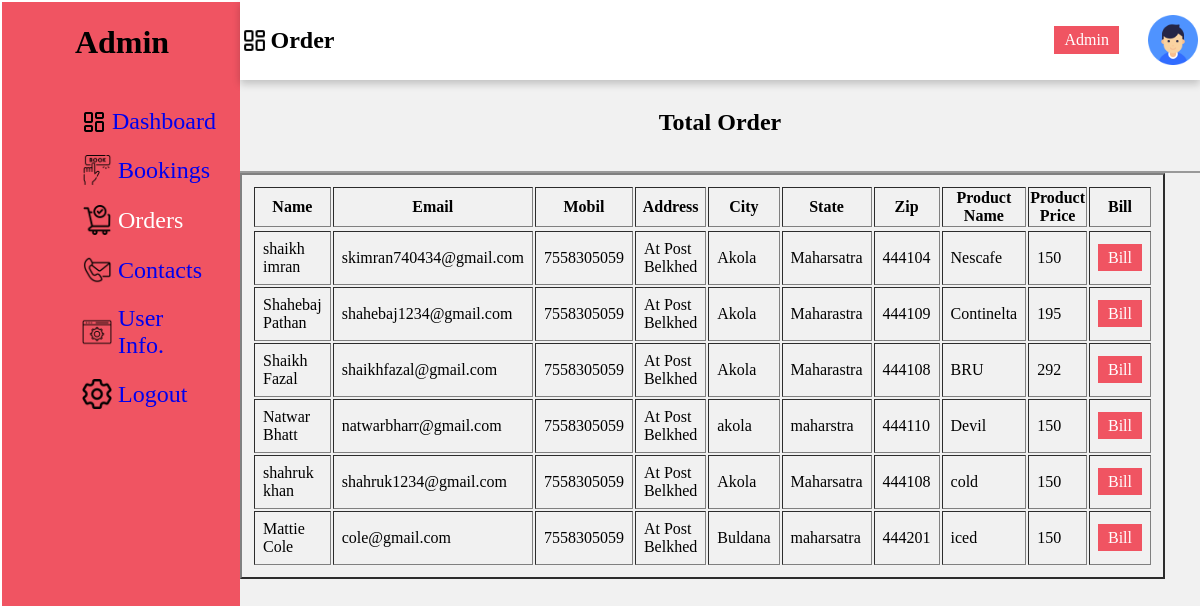
/admin/order_detail.php, run on the app's committed database.
### tables this page shows
CREATE TABLE IF NOT EXISTS `order_detail` (
  `id` int NOT NULL AUTO_INCREMENT,
  `fname` varchar(10) NOT NULL,
  `lname` varchar(10) NOT NULL,
  `email` text NOT NULL,
  `mobil` varchar(10) NOT NULL,
  `address1` varchar(50) NOT NULL,
  `address2` varchar(50) NOT NULL,
  `city` varchar(10) NOT NULL,
  `state` varchar(10) NOT NULL,
  `zip` int NOT NULL,
  `pname` varchar(10) NOT NULL,
  `pprice` int NOT NULL,
  PRIMARY KEY (`id`)
);

### admin/order_detail.php (the view, shortened to what this page needs)
<!DOCTYPE html>
<html lang="en">
<head>
    <link rel="stylesheet" href="styles.css">
</head>
<body>
    <div class="side-menu">
        <div class="brand-name">
            <h1>Admin</h1>
        </div>
        <ul>
            <li><img src="../admin//images/dashboard.png" alt="">&nbsp;<a href="index.php"><a href="index.php"><span>Dashboard</span></a> </li>
            <li><img src="../admin/images/booking.png" alt="" width="30px" height="30px">&nbsp;<a href="booking_detail.php"><span>Bookings</span></a> </li>
            <li><img src="../admin/images/order.png" alt="" width="30px" height="30px">&nbsp;<span>Orders</span> </li>
            <li><img src="../admin/images/contact.png" alt="" width="30px" height="30px">&nbsp;<a href="contact_detail.php"><span>Contacts</span></a> </li>
            <li><img src="../admin/images/manage-site.png" alt="" width="30px" height="30px">&nbsp;<a href="../admin/user_detail.php"><span>User Info.</span></a> </li>
            <li><img src="../admin/images/setting.png" alt="" width="30px" height="30px">&nbsp;<a href="../logout.php"><span>Logout</span></a> </li>
        </ul>
    </div>
    <div class="container">
        <div class="header">
                <img src="../admin//images/dashboard.png" width="25px" height="25px" alt="">&nbsp;
            <h2>Order</h2>
            <div class="nav">
                <div class="user">
                    <a href="#" class="btn">Admin</a>
                    <div class="img-case">
                        <img src="../admin/images/user.png" alt="">
                    </div>
                </div>
            </div>
        </div>
        <br><br><br><br>
            <div class="content-2">
                <div class="recent-payments">
                    <div class="title">
                        <h2>Total Order</h2>
                    </div>
                    <table border="2px" width="90%">
                        <tr>
                            <th>Name</th>
                            <th>Email</th>
                            <th>Mobil</th>
                            <th>Address</th>
                            <th>City </th>
                            <th>State</th>
                            <th>Zip</th>
                            <th>Product Name</th>
                            <th>Product Price</th>
                            <th>Bill</th>
                        </tr>
                        <tr>
                            <?php
                            $connection=mysqli_connect("localhost","root","","coffee");
                            $query = "SELECT * FROM order_detail ORDER BY id";
                            $query_run=mysqli_query($connection,$query);
                            if(mysqli_num_rows($query_run)>0){
                                while($row=mysqli_fetch_assoc($query_run)){
                                    echo '<tr>';
                                    echo '<td>'.$row['fname'].' '.$row['lname'];'</td>';
                                    echo '<td>'.$row['email'];'</td>';
                                    echo '<td>'.$row['mobil'];'</td>';
                                    echo '<td>'.$row['address1'];'</td>';
                                    echo '<td>'.$row['city'];'</td>';
                                    echo '<td>'.$row['state'];'</td>';
                                    echo '<td>'.$row['zip'];'</td>';
                                    echo '<td>'.$row['pname'];'</td>';
                                    echo '<td>'.$row['pprice'];'</td>';
                                    echo '<td><a href="#" class="btn">Bill</a></td>';
                                    echo '</tr>';
                                }
                            }else{
                                echo "0 result";
                            }
                            ?>
                        </tr>
                    </table>
                </div>
</body>
</html>

### admin/styles.css (style rules this page uses)
body { min-height: 100vh; margin: 1px; padding: 1px; }
a { text-decoration: none; }
li { list-style: none; }
.btn { background: #f05462; color: white; padding: 5px 10px; text-align: center; }
.title { display: flex; align-items: center; justify-content: space-around; padding: 15px 10px; border-bottom: 2px solid #999; }
table { padding: 10px; }
tr { width: 10%; }
td { text-align: left; padding: 8px; white-space: pre-wrap; }
.side-menu { position: fixed; background: #f05462; width: 20vw; min-height: 100vh; display: flex; flex-direction: column; }
.side-menu .brand-name { height: 10vh; display: flex; align-items: center; justify-content: center; }
.side-menu li { font-size: 24px; padding: 10px 40px; color: white; display: flex; align-items: center; }
.container { position: absolute; right: 0; width: 80vw; height: 100vh; background: #f1f1f1; }
.container .header { position: fixed; top: 0; right: 0; width: 80vw; height: 10vh; background: white; display: flex; align-items: center; justify-content: center; box-shadow: 0 4px 8px 0 rgba(0, 0, 0, 0.2); z-index: 1; }
.container .header .nav { width: 90%; display: flex; align-items: center; }
.container .header .nav .user { flex: 1; display: flex; justify-content: space-between; align-items: center; padding-left: 720px; }
.container .header .nav .user img { width: 40px; height: 40px; }
.container .header .nav .user .img-case { position: relative; width: 50px; height: 50px; }
.container .header .nav .user .img-case img { position: absolute; top: 0; left: 0; width: 100%; height: 100%; }

### data on the page
order_detail: fname "shaikh", lname "imran", email "skimran740434@gmail.com", mobil "7558305059", address1 "At Post Belkhed", city "Akola", state "Maharsatra", zip "444104", pname "Nescafe", pprice "150"
order_detail: fname "Shahebaj", lname "Pathan", email "shahebaj1234@gmail.com", mobil "7558305059", address1 "At Post Belkhed", city "Akola", state "Maharastra", zip "444109", pname "Continelta", pprice "195"
order_detail: fname "Shaikh", lname "Fazal", email "shaikhfazal@gmail.com", mobil "7558305059", address1 "At Post Belkhed", city "Akola", state "Maharastra", zip "444108", pname "BRU", pprice "292"
order_detail: fname "Natwar", lname "Bhatt", email "natwarbharr@gmail.com", mobil "7558305059", address1 "At Post Belkhed", city "akola", state "maharstra", zip "444110", pname "Devil", pprice "150"
order_detail: fname "shahruk", lname "khan", email "shahruk1234@gmail.com", mobil "7558305059", address1 "At Post Belkhed", city "Akola", state "Maharsatra", zip "444108", pname "cold", pprice "150"
order_detail: fname "Mattie", lname "Cole", email "cole@gmail.com", mobil "7558305059", address1 "At Post Belkhed", city "Buldana", state "maharsatra", zip "444201", pname "iced", pprice "150"
